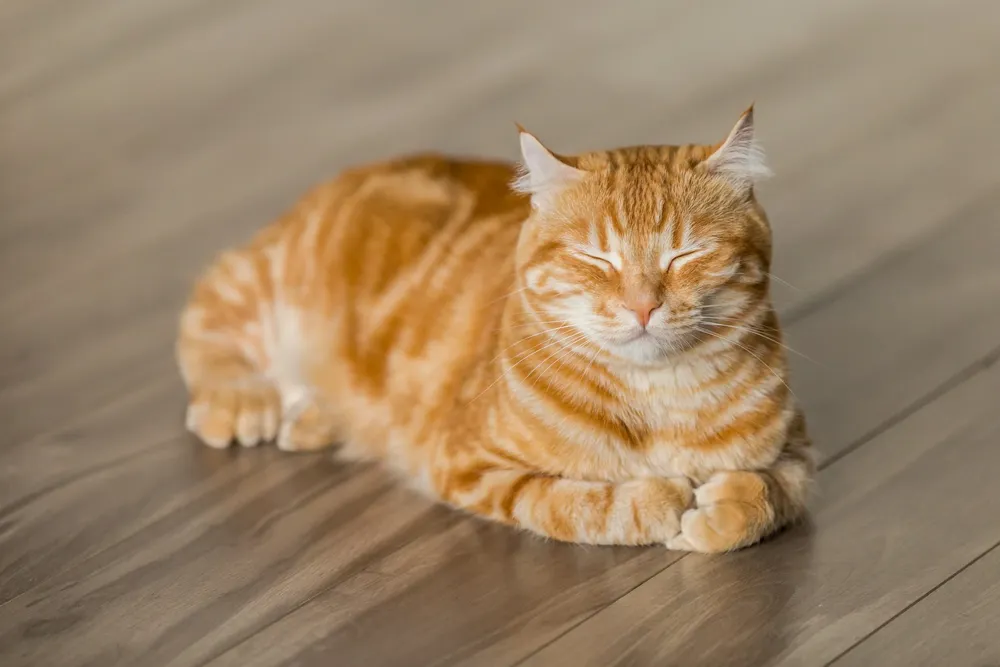
#> input picture original_images/cat.webp, 1000 x 667 px, shrunk from 2500 x 1667 before the run
$ python image_squarer.py
#> lines starting #> are read from the running program, lines starting #| are printed output that depends on the picture
from PIL import Image


def crop_to_square(image_path, output_path):

#> called with image_path = '../original_images/cat.webp', output_path = '../squared_images/output.webp'
	img = Image.open(image_path)
#> img is the input picture: PIL image 1000x667 RGB; mean R, G, B 155.4, 131, 102.1
	width, height = img.size
#> width = 1000; height = 667

	new_size = min(width, height)
#> new_size = 667

	left = (width - new_size) // 2
#> left = 166
	top = (height - new_size) // 2
#> top = 0
	right = left + new_size
#> right = 833
	bottom = top + new_size
#> bottom = 667

	img_cropped = img.crop((left, top, right, bottom))
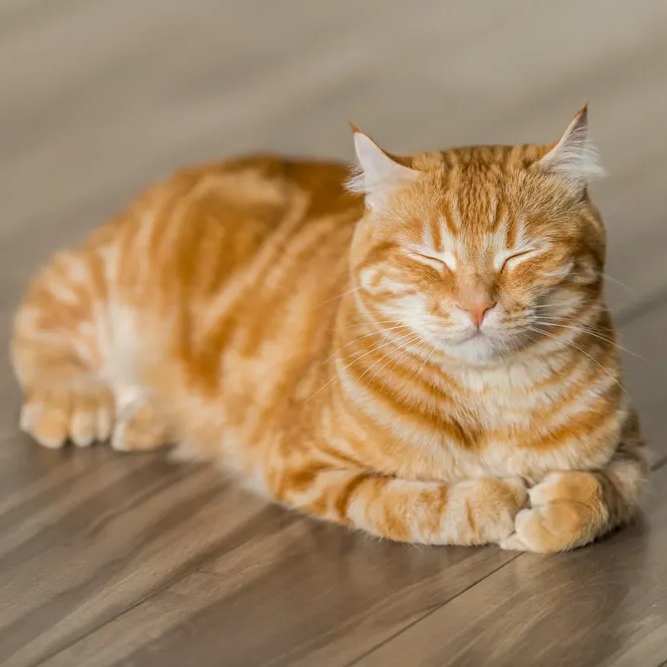
#> img_cropped: PIL image 667x667 RGB; mean R, G, B 164.1, 134.8, 101.1

	img_cropped.save(output_path)
	print(f"Cropped image saved to {output_path}")


if __name__ == '__main__':
	crop_to_square("../original_images/cat.webp", "../squared_images/output.webp")
